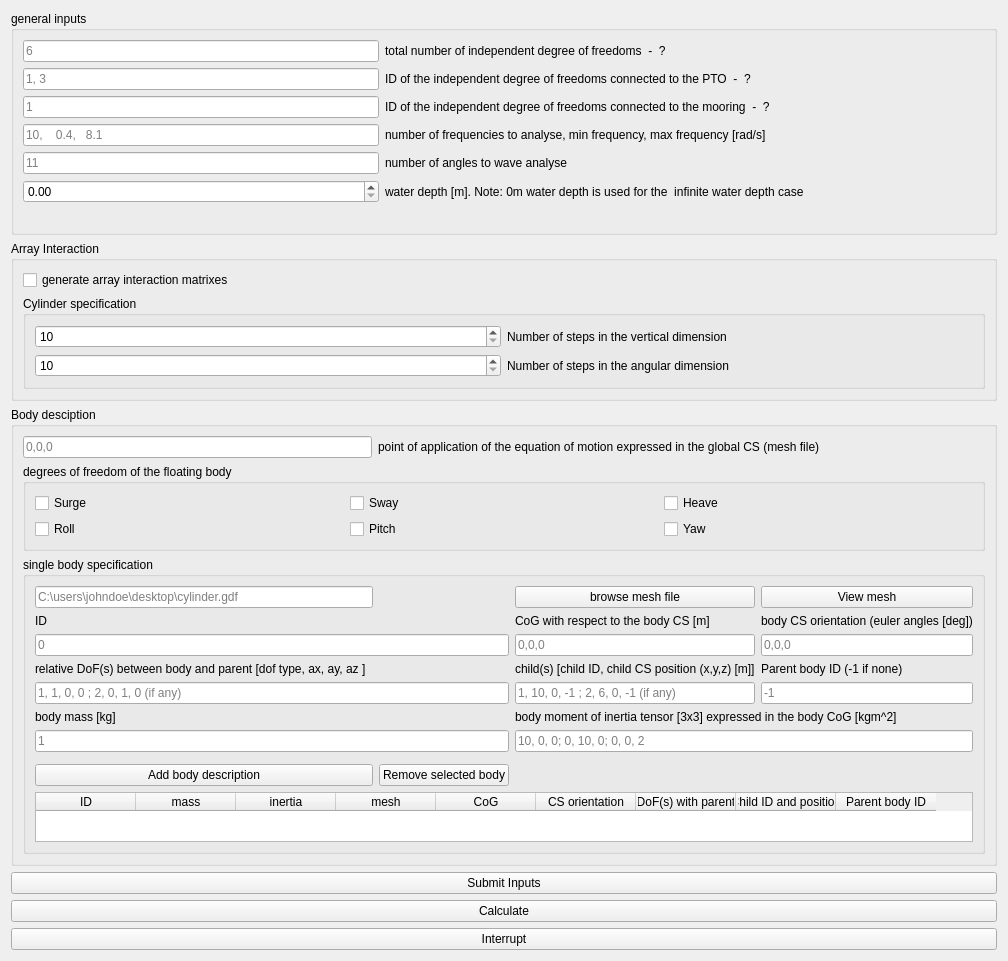
<?xml version="1.0" encoding="UTF-8"?>
<ui version="4.0">
 <class>Form</class>
 <widget class="QWidget" name="Form">
  <property name="geometry">
   <rect>
    <x>0</x>
    <y>0</y>
    <width>969</width>
    <height>921</height>
   </rect>
  </property>
  <property name="windowTitle">
   <string>Hydrodynamic - Module</string>
  </property>
  <layout class="QVBoxLayout" name="verticalLayout">
   <item>
    <widget class="QGroupBox" name="gen_input">
     <property name="title">
      <string>general inputs</string>
     </property>
     <layout class="QGridLayout" name="gridLayout_3">
      <item row="10" column="0" colspan="2">
       <widget class="QLineEdit" name="fre_def">
        <property name="text">
         <string/>
        </property>
        <property name="placeholderText">
         <string>10,    0.4,   8.1</string>
        </property>
       </widget>
      </item>
      <item row="10" column="2" colspan="2">
       <widget class="QLabel" name="label_5">
        <property name="text">
         <string>number of frequencies to analyse, min frequency, max frequency [rad/s]</string>
        </property>
       </widget>
      </item>
      <item row="0" column="2" colspan="2">
       <widget class="QLabel" name="label_2">
        <property name="text">
         <string>total number of independent degree of freedoms  -  ?</string>
        </property>
       </widget>
      </item>
      <item row="0" column="0" colspan="2">
       <widget class="QLineEdit" name="ndof">
        <property name="text">
         <string/>
        </property>
        <property name="placeholderText">
         <string>6</string>
        </property>
       </widget>
      </item>
      <item row="2" column="2" colspan="2">
       <widget class="QLabel" name="label_4">
        <property name="text">
         <string>ID of the independent degree of freedoms connected to the mooring  -  ?</string>
        </property>
       </widget>
      </item>
      <item row="1" column="0" colspan="2">
       <widget class="QLineEdit" name="pto_dof">
        <property name="text">
         <string/>
        </property>
        <property name="placeholderText">
         <string>1, 3</string>
        </property>
       </widget>
      </item>
      <item row="17" column="2">
       <widget class="QLabel" name="label_6">
        <property name="text">
         <string>number of angles to wave analyse</string>
        </property>
       </widget>
      </item>
      <item row="2" column="0" colspan="2">
       <widget class="QLineEdit" name="moor_dof">
        <property name="text">
         <string/>
        </property>
        <property name="placeholderText">
         <string>1</string>
        </property>
       </widget>
      </item>
      <item row="1" column="2" colspan="2">
       <widget class="QLabel" name="label_3">
        <property name="text">
         <string>ID of the independent degree of freedoms connected to the PTO  -  ?</string>
        </property>
       </widget>
      </item>
      <item row="17" column="0" colspan="2">
       <widget class="QLineEdit" name="angles_def">
        <property name="text">
         <string/>
        </property>
        <property name="placeholderText">
         <string>11</string>
        </property>
       </widget>
      </item>
      <item row="19" column="2" rowspan="2" colspan="2">
       <widget class="QLabel" name="submit_err_t2">
        <property name="text">
         <string/>
        </property>
       </widget>
      </item>
      <item row="18" column="2">
       <widget class="QLabel" name="label_19">
        <property name="text">
         <string>water depth [m]. Note: 0m water depth is used for the  infinite water depth case</string>
        </property>
       </widget>
      </item>
      <item row="18" column="0" colspan="2">
       <widget class="QDoubleSpinBox" name="sb_water_depth">
        <property name="maximum">
         <double>999.000000000000000</double>
        </property>
       </widget>
      </item>
     </layout>
    </widget>
   </item>
   <item>
    <widget class="QGroupBox" name="gr_array_mat">
     <property name="title">
      <string>Array Interaction</string>
     </property>
     <layout class="QGridLayout" name="gridLayout_8">
      <item row="0" column="0">
       <widget class="QCheckBox" name="cb_gen_array_mat">
        <property name="text">
         <string>generate array interaction matrixes</string>
        </property>
       </widget>
      </item>
      <item row="1" column="0">
       <widget class="QGroupBox" name="gr_cyl_spec">
        <property name="enabled">
         <bool>true</bool>
        </property>
        <property name="title">
         <string>Cylinder specification </string>
        </property>
        <layout class="QGridLayout" name="gridLayout_9">
         <item row="0" column="0">
          <widget class="QSpinBox" name="sb_nzeta">
           <property name="minimum">
            <number>10</number>
           </property>
           <property name="maximum">
            <number>1000</number>
           </property>
          </widget>
         </item>
         <item row="1" column="0">
          <widget class="QSpinBox" name="sb_ntheta">
           <property name="minimum">
            <number>10</number>
           </property>
           <property name="maximum">
            <number>1000</number>
           </property>
          </widget>
         </item>
         <item row="0" column="1">
          <widget class="QLabel" name="label_17">
           <property name="text">
            <string>Number of steps in the vertical dimension</string>
           </property>
          </widget>
         </item>
         <item row="1" column="1">
          <widget class="QLabel" name="label_18">
           <property name="text">
            <string>Number of steps in the angular dimension</string>
           </property>
          </widget>
         </item>
        </layout>
       </widget>
      </item>
     </layout>
    </widget>
   </item>
   <item>
    <widget class="QGroupBox" name="groupBox">
     <property name="title">
      <string>Body desciption</string>
     </property>
     <layout class="QGridLayout" name="gridLayout_4">
      <item row="1" column="0" colspan="3">
       <widget class="QGroupBox" name="groupBox_2">
        <property name="title">
         <string>degrees of freedom of the floating body</string>
        </property>
        <layout class="QGridLayout" name="gridLayout_5">
         <item row="0" column="0">
          <widget class="QCheckBox" name="sh0">
           <property name="text">
            <string>Surge</string>
           </property>
          </widget>
         </item>
         <item row="0" column="1">
          <widget class="QCheckBox" name="sh1">
           <property name="text">
            <string>Sway</string>
           </property>
          </widget>
         </item>
         <item row="0" column="2">
          <widget class="QCheckBox" name="sh2">
           <property name="text">
            <string>Heave</string>
           </property>
          </widget>
         </item>
         <item row="1" column="0">
          <widget class="QCheckBox" name="sh3">
           <property name="text">
            <string>Roll</string>
           </property>
          </widget>
         </item>
         <item row="1" column="1">
          <widget class="QCheckBox" name="sh4">
           <property name="text">
            <string>Pitch</string>
           </property>
          </widget>
         </item>
         <item row="1" column="2">
          <widget class="QCheckBox" name="sh5">
           <property name="text">
            <string>Yaw</string>
           </property>
          </widget>
         </item>
        </layout>
       </widget>
      </item>
      <item row="2" column="0" colspan="3">
       <widget class="QGroupBox" name="groupBox_3">
        <property name="title">
         <string>single body specification</string>
        </property>
        <layout class="QGridLayout" name="gridLayout_6">
         <item row="0" column="3">
          <widget class="QPushButton" name="btn_mesh_f_t2">
           <property name="text">
            <string>browse mesh file</string>
           </property>
          </widget>
         </item>
         <item row="0" column="4">
          <widget class="QPushButton" name="btn_view_mesh">
           <property name="text">
            <string>View mesh</string>
           </property>
          </widget>
         </item>
         <item row="6" column="3" colspan="2">
          <widget class="QLineEdit" name="inertia_body">
           <property name="text">
            <string/>
           </property>
           <property name="placeholderText">
            <string>10, 0, 0; 0, 10, 0; 0, 0, 2</string>
           </property>
          </widget>
         </item>
         <item row="2" column="3">
          <widget class="QLineEdit" name="cog_body">
           <property name="text">
            <string/>
           </property>
           <property name="placeholderText">
            <string>0,0,0</string>
           </property>
          </widget>
         </item>
         <item row="2" column="4">
          <widget class="QLineEdit" name="cs_body">
           <property name="text">
            <string/>
           </property>
           <property name="placeholderText">
            <string>0,0,0</string>
           </property>
          </widget>
         </item>
         <item row="1" column="4">
          <widget class="QLabel" name="label_9">
           <property name="text">
            <string>body CS orientation (euler angles [deg])</string>
           </property>
          </widget>
         </item>
         <item row="1" column="3">
          <widget class="QLabel" name="label_8">
           <property name="text">
            <string>CoG with respect to the body CS [m]</string>
           </property>
          </widget>
         </item>
         <item row="4" column="3">
          <widget class="QLineEdit" name="chil_body">
           <property name="text">
            <string/>
           </property>
           <property name="placeholderText">
            <string>1, 10, 0, -1 ; 2, 6, 0, -1 (if any)</string>
           </property>
          </widget>
         </item>
         <item row="3" column="4">
          <widget class="QLabel" name="label_12">
           <property name="text">
            <string>Parent body ID (-1 if none)</string>
           </property>
          </widget>
         </item>
         <item row="4" column="4">
          <widget class="QLineEdit" name="parent_body">
           <property name="text">
            <string/>
           </property>
           <property name="placeholderText">
            <string>-1</string>
           </property>
          </widget>
         </item>
         <item row="3" column="3">
          <widget class="QLabel" name="label_11">
           <property name="text">
            <string>child(s) [child ID, child CS position (x,y,z) [m]]</string>
           </property>
          </widget>
         </item>
         <item row="9" column="1" colspan="4">
          <widget class="QTableWidget" name="tab_body">
           <property name="sizePolicy">
            <sizepolicy hsizetype="Expanding" vsizetype="MinimumExpanding">
             <horstretch>0</horstretch>
             <verstretch>0</verstretch>
            </sizepolicy>
           </property>
           <property name="minimumSize">
            <size>
             <width>0</width>
             <height>50</height>
            </size>
           </property>
           <property name="maximumSize">
            <size>
             <width>16777215</width>
             <height>600</height>
            </size>
           </property>
           <property name="wordWrap">
            <bool>false</bool>
           </property>
           <column>
            <property name="text">
             <string>ID</string>
            </property>
           </column>
           <column>
            <property name="text">
             <string>mass</string>
            </property>
           </column>
           <column>
            <property name="text">
             <string>inertia</string>
            </property>
           </column>
           <column>
            <property name="text">
             <string>mesh</string>
            </property>
           </column>
           <column>
            <property name="text">
             <string>CoG</string>
            </property>
           </column>
           <column>
            <property name="text">
             <string>CS orientation</string>
            </property>
           </column>
           <column>
            <property name="text">
             <string>DoF(s) with parent</string>
            </property>
           </column>
           <column>
            <property name="text">
             <string>Child ID and position</string>
            </property>
           </column>
           <column>
            <property name="text">
             <string>Parent body ID</string>
            </property>
           </column>
          </widget>
         </item>
         <item row="8" column="1">
          <widget class="QPushButton" name="btn_add_body">
           <property name="text">
            <string>Add body description</string>
           </property>
          </widget>
         </item>
         <item row="8" column="2">
          <widget class="QPushButton" name="btn_remove_body">
           <property name="text">
            <string>Remove selected body</string>
           </property>
          </widget>
         </item>
         <item row="6" column="1" colspan="2">
          <widget class="QLineEdit" name="mass_body">
           <property name="text">
            <string/>
           </property>
           <property name="placeholderText">
            <string>1</string>
           </property>
          </widget>
         </item>
         <item row="4" column="1" colspan="2">
          <widget class="QLineEdit" name="dof_body">
           <property name="placeholderText">
            <string>1, 1, 0, 0 ; 2, 0, 1, 0 (if any)</string>
           </property>
          </widget>
         </item>
         <item row="2" column="1" colspan="2">
          <widget class="QLineEdit" name="id_body">
           <property name="text">
            <string/>
           </property>
           <property name="placeholderText">
            <string>0</string>
           </property>
          </widget>
         </item>
         <item row="7" column="3" rowspan="2" colspan="2">
          <widget class="QLabel" name="add_err_t2">
           <property name="text">
            <string/>
           </property>
          </widget>
         </item>
         <item row="5" column="1">
          <widget class="QLabel" name="label_13">
           <property name="text">
            <string>body mass [kg]</string>
           </property>
          </widget>
         </item>
         <item row="1" column="1">
          <widget class="QLabel" name="label_7">
           <property name="text">
            <string>ID</string>
           </property>
          </widget>
         </item>
         <item row="0" column="1">
          <widget class="QLineEdit" name="mesh_f_t2">
           <property name="text">
            <string/>
           </property>
           <property name="placeholderText">
            <string>C:\users\johndoe\desktop\cylinder.gdf</string>
           </property>
          </widget>
         </item>
         <item row="3" column="1">
          <widget class="QLabel" name="label_10">
           <property name="text">
            <string>relative DoF(s) between body and parent [dof type, ax, ay, az ]  </string>
           </property>
          </widget>
         </item>
         <item row="5" column="3" colspan="2">
          <widget class="QLabel" name="label_14">
           <property name="text">
            <string>body moment of inertia tensor [3x3] expressed in the body CoG [kgm^2]</string>
           </property>
          </widget>
         </item>
        </layout>
       </widget>
      </item>
      <item row="0" column="0">
       <widget class="QLineEdit" name="local_cs">
        <property name="text">
         <string/>
        </property>
        <property name="placeholderText">
         <string>0,0,0</string>
        </property>
       </widget>
      </item>
      <item row="0" column="1">
       <widget class="QLabel" name="label_15">
        <property name="text">
         <string>point of application of the equation of motion expressed in the global CS (mesh file)                                                </string>
        </property>
       </widget>
      </item>
     </layout>
    </widget>
   </item>
   <item>
    <widget class="QPushButton" name="btn_submit_t2">
     <property name="text">
      <string>Submit Inputs</string>
     </property>
    </widget>
   </item>
   <item>
    <widget class="QPushButton" name="btn_calculate_t2">
     <property name="text">
      <string>Calculate</string>
     </property>
    </widget>
   </item>
   <item>
    <widget class="QPushButton" name="btn_stop_calculation_t2">
     <property name="text">
      <string>Interrupt</string>
     </property>
    </widget>
   </item>
  </layout>
 </widget>
 <resources/>
 <connections/>
</ui>
